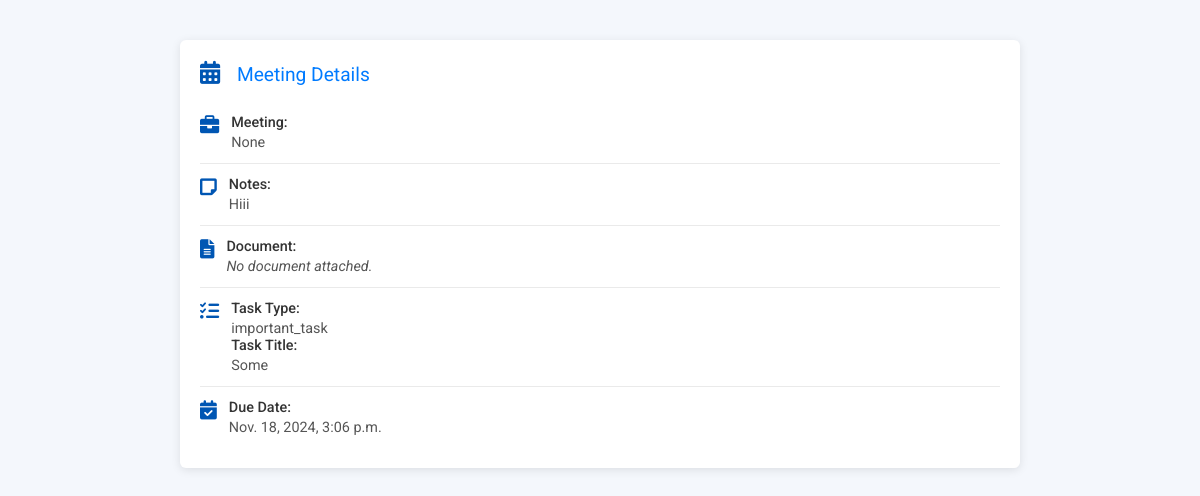
/meet/detail/5/, run on the app's committed database.
### meet/models.py (models this page shows)
class Docs(models.Model):
    meeting=models.ForeignKey(Meeting, null=True,on_delete=models.SET_NULL,related_name='docs')
    user=models.ForeignKey(User, null=True,on_delete=models.SET_NULL)
    notes=models.TextField(blank=True)
    documents=models.FileField(upload_to='mmeting_docs', blank=True)
    task=models.CharField(max_length=1000,null=True, blank=True)
    task_title=models.CharField(max_length=100, null=True, blank=True)
    due_date = models.DateTimeField(null=True, blank=True)

### meet/views.py (the view)
# urls.py: path('detail/<int:pk>/', detail_stuff_view, name='detail'),
def detail_stuff_view(request,pk):
    stuff=get_object_or_404(Docs, pk=pk)
    return render(request,'task/detail_tuff.html',{'stuff':stuff})

### meet/templates/task/detail_tuff.html (shortened to what this page needs)
<!DOCTYPE html>
<html lang="en">
<head>
  <link rel="stylesheet" href="https://cdnjs.cloudflare.com/ajax/libs/font-awesome/6.0.0-beta3/css/all.min.css">
</head>
<body>
<div class="container">
  <div class="header">
    <span class="icon"><i class="fas fa-calendar-alt"></i></span>
    Meeting Details
  </div>
  <div class="detail-item">
    <span class="icon"><i class="fas fa-briefcase"></i></span>
    <div class="content">
      <strong>Meeting:</strong>
      <p>{{ stuff.meeting }}</p>
    </div>
  </div>
  <div class="detail-item">
    <span class="icon"><i class="fas fa-sticky-note"></i></span>
    <div class="content">
      <strong>Notes:</strong>
      {% if stuff.notes %}
        <p>{{ stuff.notes }}</p>
      {% else %}
        <p class="no-content">No notes attached.</p>
      {% endif %}
    </div>
  </div>
  <div class="detail-item">
    <span class="icon"><i class="fas fa-file-alt"></i></span>
    <div class="content">
      <strong>Document:</strong>
      {% if stuff.documents %}
        <a href="{{ stuff.documents.url }}" target="_blank">View Document</a>
      {% else %}
        <p class="no-content">No document attached.</p>
      {% endif %}
    </div>
  </div>
  <div class="detail-item">
    <span class="icon"><i class="fas fa-tasks"></i></span>
    <div class="content">
      <strong>Task Type:</strong>
      {% if stuff.task %}
        <p>{{ stuff.task }}</p>
      {% else %}
        <p class="no-content">No task type specified.</p>
      {% endif %}
      {% if stuff.task_title %}
        <p><strong>Task Title:</strong> {{ stuff.task_title }}</p>
      {% endif %}
    </div>
  </div>
  <div class="detail-item">
    <span class="icon"><i class="fas fa-calendar-check"></i></span>
    <div class="content">
      <strong>Due Date:</strong>
      {% if stuff.due_date %}
        <p>{{ stuff.due_date }}</p>
      {% else %}
        <p class="no-content">No due date set.</p>
      {% endif %}
    </div>
  </div>
</div>
</body>
</html>

### meet/templates/task/detail_tuff.html (style rules this page uses)
body { font-family: 'Roboto', sans-serif; background-color: #f4f7fc; color: #333; margin: 0; display: flex; justify-content: center; align-items: flex-start; height: 100vh; padding: 20px; }
.container { background: #ffffff; border-radius: 6px; box-shadow: 0 2px 10px rgba(0, 0, 0, 0.1); max-width: 800px; width: 100%; padding: 20px; margin: 20px; }
.header { text-align: left; margin-bottom: 15px; font-size: 1.2em; color: #007bff; }
.detail-item { display: flex; align-items: flex-start; padding: 12px 0; border-bottom: 1px solid #eaeaea; }
.detail-item:last-child { border-bottom: none; }
.icon { font-size: 1.2em; color: #0056b3; margin-right: 12px; }
.content { font-size: 0.9em; }
.content strong { font-weight: 500; display: block; margin-bottom: 3px; color: #333; }
.content p { margin: 0; color: #555; }
.no-content { color: #999; font-style: italic; }

### data on the page
Docs: meeting "None", notes "Hiii", task "important_task", task_title "Some", due_date "Nov. 18, 2024, 3:06 p.m."
